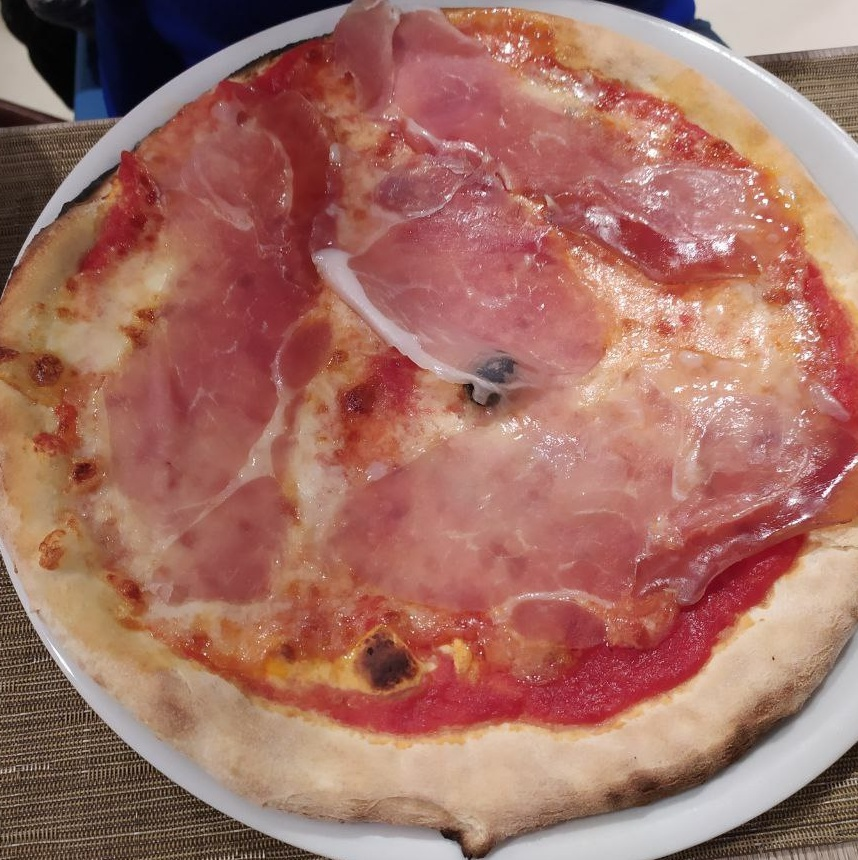
%> input picture bot/tmp/received_image.jpg, 858 x 860 px
$ octave --eval "result = featureDynamics(imread('../../bot/tmp/received_image.jpg'));"   (GNU Octave 9; MATLAB toolbox functions it lacks are replaced by stand-ins)
%> lines starting %> are read from the running program, lines starting %| are printed output that depends on the picture
function featureDynamicsVector = featureDynamics(image)
    %FEATUREDYNAMICS Dynamic feature extraction using Hough transform
    %%
    bwImage = im2gray(image);
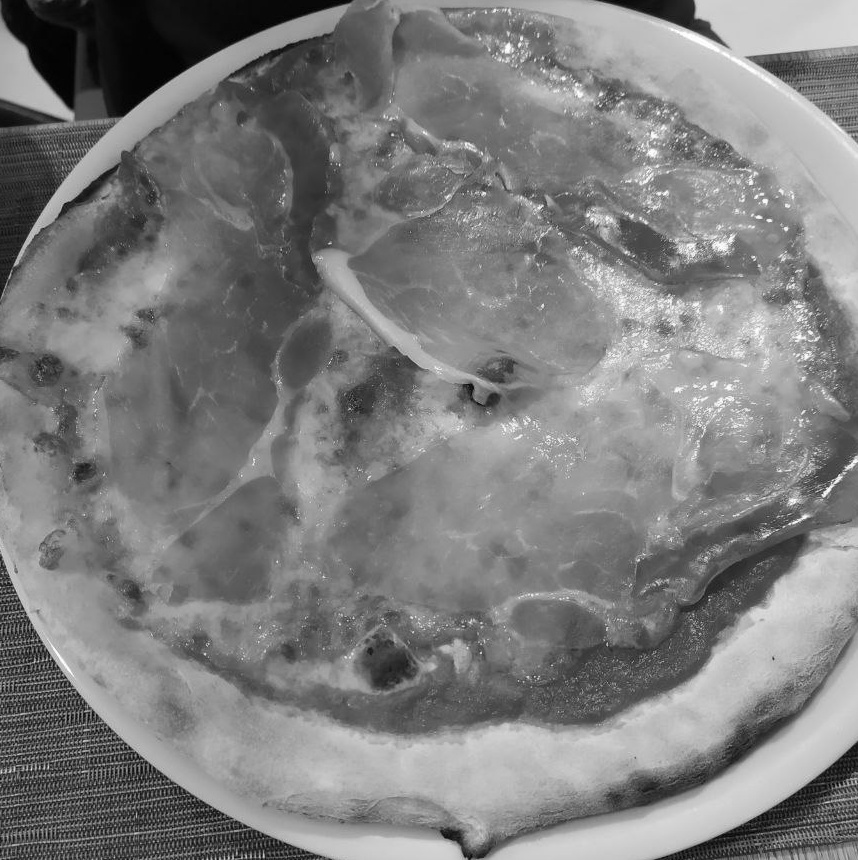
%> bwImage: size 860x858 uint8; min 0, max 255, mean 125.7
    bwImage = edge(bwImage);
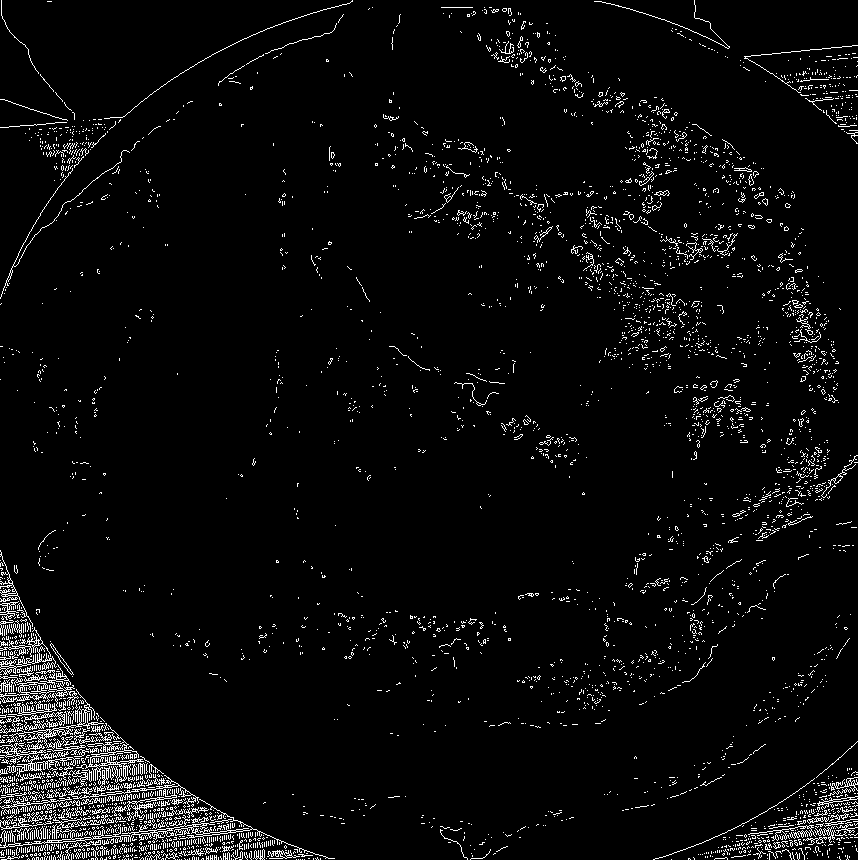
%> bwImage: size 860x858 logical; 4% white in thin lines or dots

    %% applying Hough transform
    [SHT, theta, rho] = hough(bwImage);
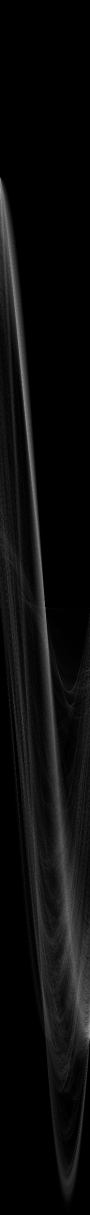
%> SHT: size 2429x180 double (shown at 1/2 size); min 0, max 197, mean 12.2
%> theta = 180 values from -90 to 89; rho = 2429 values from -1214 to 1214

    %% searching for Hough peaks
    houghPeaks = houghpeaks(SHT, 25, 'threshold', ceil(0.3 * max(SHT(:))));
%> houghPeaks = 25 rows, first 12: [774 46; 380 1; 748 46; 521 21; 582 27; 1017 70; 941 62; 644 33; 1815 136; 832 52; 878 56; 911 59]

    %% finding the hough line
    houghLines = houghlines(bwImage, theta ,rho, houghPeaks);
%> houghLines = 29 lines; longest, point1 to point2 (x, y): (2, 706) to (319, 860), (2, 675) to (299, 860), (3, 740) to (330, 859), (1, 758) to (332, 859), (2, 690) to (304, 857), (5, 726) to (321, 860)

    %% classification for each line
    staticLines = [];
    dynamicLines = [];
    for i = 1 : length(houghLines)
        if houghLines(i).theta > -15 && houghLines(i).theta < 15 || houghLines(i).theta > 75 && houghLines(i).theta < 105
            staticLines = [staticLines houghLines(i)];
        else
            dynamicLines = [dynamicLines houghLines(i)];
        end
    end
%> this loop made 29 passes
%> dynamicLines on pass 1: 1 line; point1 to point2 (x, y): (1, 625) to (236, 860)
%> staticLines on pass 19: 1 line; point1 to point2 (x, y): (5, 563) to (20, 850)

    %%
    len = [];
    staticTheta = [];
    for i = 1 : length(staticLines)
        len_ = norm(staticLines(i).point1 - staticLines(i).point2);
        len = [len len_];
        staticTheta = [staticTheta staticLines(i).theta];
    end
%> this loop made 5 passes
%> (len_, len, staticTheta) on passes 1 to 5: (287.4, 287.4, -3), (50, [287.4 50], [-3 1]), (56, [287.4 50 56], [-3 1 1]), (57, [287.4 50 56 57], [-3 1 1 1]), (55, [287.4 50 56 57 55], [-3 1 1 1 1])
    slopeStaticLines = sum((1 ./ len) .* staticTheta);
%> slopeStaticLines = 0.0631
    meanLenStaticLines = mean(len);
%> meanLenStaticLines = 101.1

    %%
    len = [];
    dynamicTheta = [];
    for i = 1 : length(dynamicLines)
        len_ = norm(dynamicLines(i).point1 - dynamicLines(i).point2);
        len = [len len_];
        dynamicTheta = [dynamicTheta dynamicLines(i).theta];
    end
%> this loop made 24 passes
%> (len_, len, dynamicTheta) on passes 1 to 6: (332.3, 332.3, -45), (268, [332.3 268], [-45 -90]), (137, [332.3 268 137], [-45 -90 -90]), (278.6, [332.3 268 137 278.6], [-45 -90 -90 -45]), (348, [332.3 268 137 278.6 348], [-45 -90 -90 -45 -70]), (352.4, [332.3 268 137 278.6 348 352.4], [-45 -90 -90 -45 -70 -64])
%> len_ on passes 16 to 21: 345.1, 330.1, 278.2, 332.1, 229.3, 121.1
%> after the loop, dynamicTheta = 24 values, max 45 at index 10, min -90 at index 2, mean -47.08; len = 24 values, max 352.4 at index 6, min 98.29 at index 10, mean 289
    slopeDynamicLines = sum((1 ./ len) .* dynamicTheta);
%> slopeDynamicLines = -3.97
    meanLendynamicLines = mean(len);
%> meanLendynamicLines = 289

    featureDynamicsVector = [slopeStaticLines slopeDynamicLines ...
                            meanLenStaticLines meanLendynamicLines];
%> featureDynamicsVector = [0.0631 -3.97 101.1 289]
end
